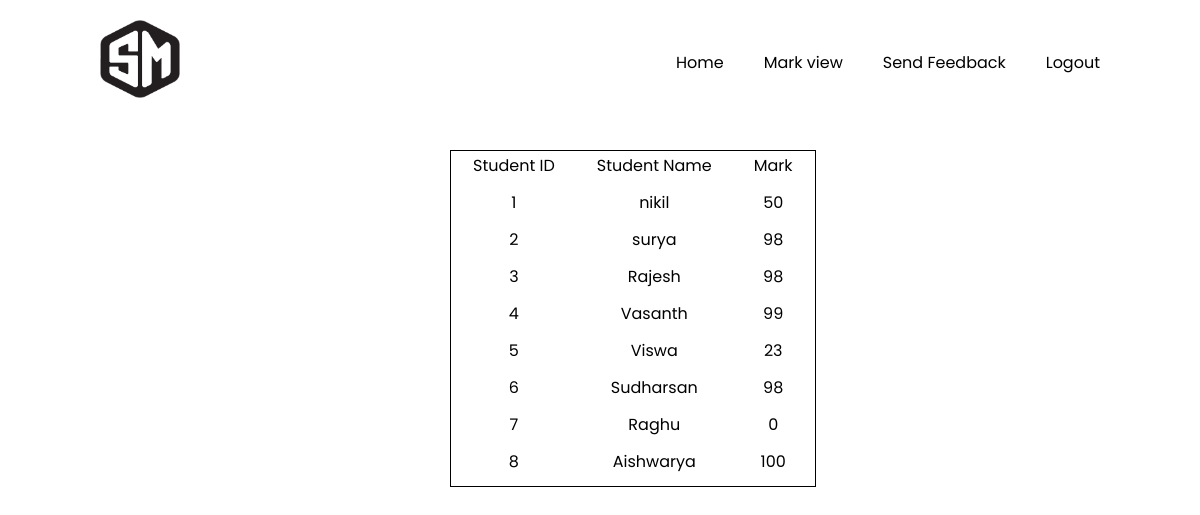
/studentviewdetails/, run on the app's committed database.
### stdmodule/models.py (models this page shows)
class Register(models.Model):
    sid = models.AutoField(primary_key=True)
    sname = models.CharField(max_length=255)
    mobile = models.CharField(max_length=255)
    email = models.CharField(max_length=255)
    password = models.CharField(max_length=255)
    course = models.CharField(max_length=255)
    mark = models.CharField(max_length=255,default='0')

### stdmodule/views.py (the view)
# urls.py: path('studentviewdetails/', views.studentviewdetails, name='markview'),
def studentviewdetails(request):
    p = Register.objects.all()
    return render(request, "studentviewdetails.html",{'data':p})

### templates/studentviewdetails.html (shortened to what this page needs)
{%load static%}
<!DOCTYPE html>
<html lang="en">
<head>
    <link rel="stylesheet" href="{%static 'student-register.css' %}">
</head>
<body>
    {% include 'menu3.html' %}
    <div class="student-tables">
        {% block content %}
            <table style="border: 1px solid black; margin-left: 50px;">
                <tr>
                    <td>Student ID</td>
                    <td>Student Name</td>
                    <td>Mark</td>
                </tr>
                {% for t in data %}
                <tr>
                    <td>{{ t.sid }}</td>
                    <td>{{ t.sname }}</td>
                    <td>{{ t.mark }}</td>
                </tr>
                {% endfor %}
            </table>
            {% endblock %}
    </div>
</body>
</html>

### stdmodule/static/student-register.css (style rules this page uses)
body { margin: 0; padding: 0; background: white; height: 100vh; overflow: hidden; font-family: 'Poppins', sans-serif; }
.student-tables { margin-top: 150px; margin-left: 400px; text-align: center; }
.student-tables td { padding: 0px 20px 10px 20px; }

### stdmodule/static/home-style.css (style rules this page uses)
* { margin: 0; padding: 0; box-sizing: border-box; font-family: 'Poppins', sans-serif; }

### data on the page
Register: sid "1", sname "nikil", mark "50"
Register: sid "2", sname "surya", mark "98"
Register: sid "3", sname "Rajesh", mark "98"
Register: sid "4", sname "Vasanth", mark "99"
Register: sid "5", sname "Viswa", mark "23"
Register: sid "6", sname "Sudharsan", mark "98"
Register: sid "7", sname "Raghu", mark "0"
Register: sid "8", sname "Aishwarya", mark "100"
